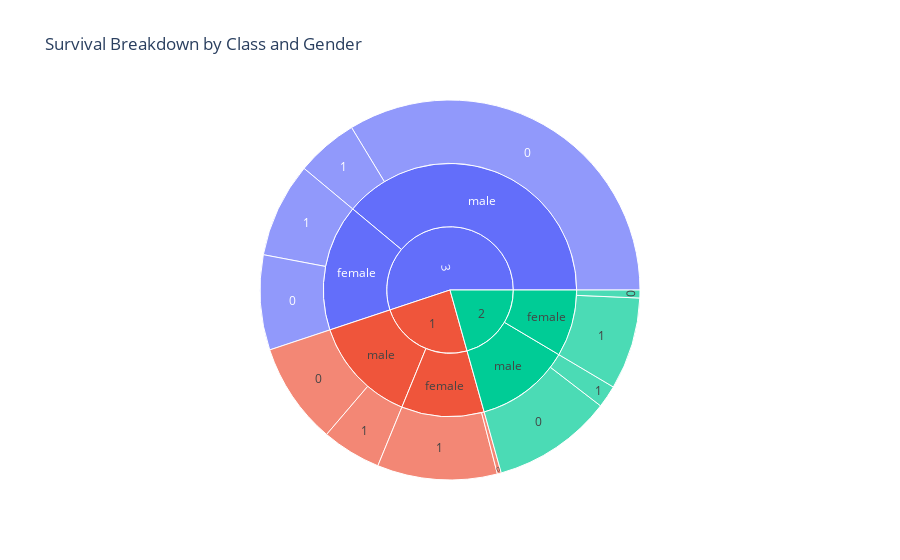

Write notebook code for a chart like this one.
### Code cell
fig = px.sunburst(
    data,
    path=['Pclass', 'Sex', 'Survived'],
    title="Survival Breakdown by Class and Gender"
)
fig.show()

### Figure 1 — Plotly figure (JSON) as saved in the notebook; plotly's stock layout.template omitted (floating-point values rounded to 4 significant figures)
{"data": [{"branchvalues": "total", "domain": {"x": [0, 1], "y": [0, 1]}, "hovertemplate": "labels=%{label}<br>count=%{value}<br>parent=%{parent}<br>id=%{id}<extra></extra>", "ids": ["3/male/0", "1/female/1", "3/female/1", "1/male/0", "2/female/1", "3/female/0", "2/male/1", "2/male/0", "1/male/1", "3/male/1", "2/female/0", "1/female/0", "3/male", "1/female", "3/female", "1/male", "2/female", "2/male", "3", "1", "2"], "labels": ["0", "1", "1", "0", "1", "0", "1", "0", "1", "1", "0", "0", "male", "female", "female", "male", "female", "male", "3", "1", "2"], "name": "", "parents": ["3/male", "1/female", "3/female", "1/male", "2/female", "3/female", "2/male", "2/male", "1/male", "3/male", "2/female", "1/female", "3", "1", "3", "1", "2", "2", "", "", ""], "type": "sunburst", "values": [300, 91, 72, 77, 70, 72, 17, 91, 45, 47, 6, 3, 347, 94, 144, 122, 76, 108, 491, 216, 184]}], "layout": {"legend": {"tracegroupgap": 0}, "title": {"text": "Survival Breakdown by Class and Gender"}}}
